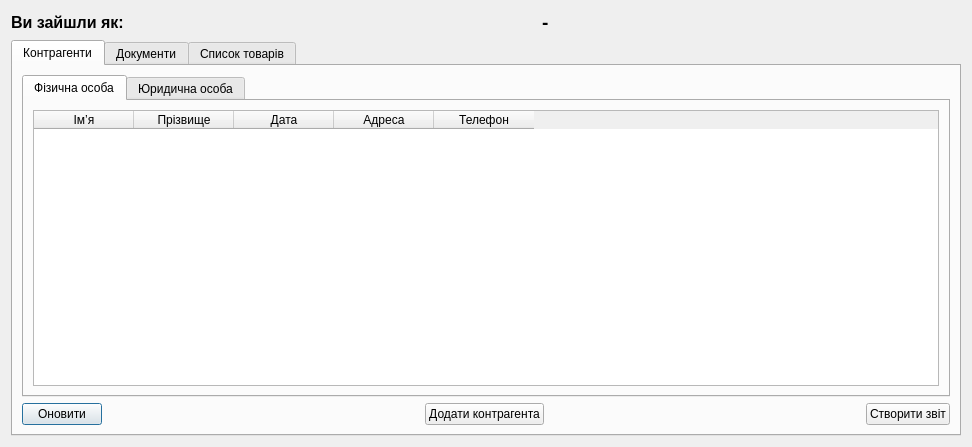
<?xml version="1.0" encoding="UTF-8"?>
<ui version="4.0">
 <class>MainForm</class>
 <widget class="QDialog" name="MainForm">
  <property name="geometry">
   <rect>
    <x>0</x>
    <y>0</y>
    <width>972</width>
    <height>447</height>
   </rect>
  </property>
  <property name="font">
   <font>
    <pointsize>9</pointsize>
    <weight>50</weight>
    <bold>false</bold>
   </font>
  </property>
  <property name="windowTitle">
   <string>Dialog</string>
  </property>
  <layout class="QVBoxLayout" name="verticalLayout_3">
   <item>
    <layout class="QGridLayout" name="gridLayout_7">
     <item row="2" column="1">
      <spacer name="horizontalSpacer_13">
       <property name="orientation">
        <enum>Qt::Horizontal</enum>
       </property>
       <property name="sizeHint" stdset="0">
        <size>
         <width>40</width>
         <height>20</height>
        </size>
       </property>
      </spacer>
     </item>
     <item row="2" column="3">
      <spacer name="horizontalSpacer_12">
       <property name="orientation">
        <enum>Qt::Horizontal</enum>
       </property>
       <property name="sizeHint" stdset="0">
        <size>
         <width>40</width>
         <height>20</height>
        </size>
       </property>
      </spacer>
     </item>
     <item row="2" column="2">
      <widget class="QLabel" name="label_2">
       <property name="font">
        <font>
         <pointsize>14</pointsize>
         <weight>75</weight>
         <bold>true</bold>
        </font>
       </property>
       <property name="text">
        <string>-</string>
       </property>
      </widget>
     </item>
     <item row="2" column="0">
      <widget class="QLabel" name="label">
       <property name="font">
        <font>
         <pointsize>12</pointsize>
         <weight>75</weight>
         <bold>true</bold>
        </font>
       </property>
       <property name="text">
        <string>Ви зайшли як:</string>
       </property>
      </widget>
     </item>
    </layout>
   </item>
   <item>
    <widget class="QTabWidget" name="tabWidget">
     <property name="enabled">
      <bool>true</bool>
     </property>
     <property name="currentIndex">
      <number>0</number>
     </property>
     <widget class="QWidget" name="tab">
      <attribute name="title">
       <string>Контрагенти</string>
      </attribute>
      <layout class="QVBoxLayout" name="verticalLayout">
       <item>
        <widget class="QTabWidget" name="tabWidget_2">
         <property name="currentIndex">
          <number>0</number>
         </property>
         <widget class="QWidget" name="tab_2">
          <attribute name="title">
           <string>Фізична особа</string>
          </attribute>
          <layout class="QVBoxLayout" name="verticalLayout_2">
           <item>
            <widget class="EnhancedTableWidget" name="tableWidget">
             <property name="enabled">
              <bool>true</bool>
             </property>
             <property name="layoutDirection">
              <enum>Qt::LeftToRight</enum>
             </property>
             <property name="styleSheet">
              <string notr="true"/>
             </property>
             <property name="sizeAdjustPolicy">
              <enum>QAbstractScrollArea::AdjustIgnored</enum>
             </property>
             <property name="editTriggers">
              <set>QAbstractItemView::NoEditTriggers</set>
             </property>
             <column>
              <property name="text">
               <string>Ім’я</string>
              </property>
             </column>
             <column>
              <property name="text">
               <string>Прізвище</string>
              </property>
             </column>
             <column>
              <property name="text">
               <string>Дата</string>
              </property>
             </column>
             <column>
              <property name="text">
               <string>Адреса</string>
              </property>
             </column>
             <column>
              <property name="text">
               <string>Телефон</string>
              </property>
             </column>
            </widget>
           </item>
          </layout>
         </widget>
         <widget class="QWidget" name="tab_4">
          <attribute name="title">
           <string>Юридична особа</string>
          </attribute>
          <layout class="QVBoxLayout" name="verticalLayout_4">
           <item>
            <widget class="EnhancedTableWidget" name="tableWidget_3">
             <property name="layoutDirection">
              <enum>Qt::LeftToRight</enum>
             </property>
             <property name="styleSheet">
              <string notr="true"/>
             </property>
             <property name="sizeAdjustPolicy">
              <enum>QAbstractScrollArea::AdjustIgnored</enum>
             </property>
             <property name="editTriggers">
              <set>QAbstractItemView::NoEditTriggers</set>
             </property>
             <column>
              <property name="text">
               <string>Назва</string>
              </property>
             </column>
             <column>
              <property name="text">
               <string>Ідент.код</string>
              </property>
             </column>
             <column>
              <property name="text">
               <string>Телефон</string>
              </property>
             </column>
             <column>
              <property name="text">
               <string>Адреса</string>
              </property>
             </column>
            </widget>
           </item>
          </layout>
         </widget>
        </widget>
       </item>
       <item>
        <layout class="QHBoxLayout" name="horizontalLayout">
         <item>
          <widget class="QPushButton" name="pushButton_2">
           <property name="text">
            <string>Оновити</string>
           </property>
          </widget>
         </item>
         <item>
          <spacer name="horizontalSpacer_3">
           <property name="orientation">
            <enum>Qt::Horizontal</enum>
           </property>
           <property name="sizeHint" stdset="0">
            <size>
             <width>40</width>
             <height>20</height>
            </size>
           </property>
          </spacer>
         </item>
         <item>
          <widget class="QPushButton" name="Button_buy">
           <property name="text">
            <string>Додати контрагента</string>
           </property>
           <property name="autoDefault">
            <bool>false</bool>
           </property>
          </widget>
         </item>
         <item>
          <spacer name="horizontalSpacer_2">
           <property name="orientation">
            <enum>Qt::Horizontal</enum>
           </property>
           <property name="sizeHint" stdset="0">
            <size>
             <width>40</width>
             <height>20</height>
            </size>
           </property>
          </spacer>
         </item>
         <item>
          <widget class="QPushButton" name="pushButton">
           <property name="text">
            <string>Створити звіт</string>
           </property>
          </widget>
         </item>
        </layout>
       </item>
      </layout>
     </widget>
     <widget class="QWidget" name="tab_3">
      <attribute name="title">
       <string>Документи</string>
      </attribute>
      <widget class="QWidget" name="layoutWidget">
       <property name="geometry">
        <rect>
         <x>9</x>
         <y>329</y>
         <width>791</width>
         <height>29</height>
        </rect>
       </property>
       <layout class="QGridLayout" name="gridLayout_6">
        <item row="2" column="2">
         <widget class="QPushButton" name="Button_add_CA_3">
          <property name="text">
           <string>На купівлю/продаж</string>
          </property>
         </widget>
        </item>
        <item row="2" column="3">
         <spacer name="horizontalSpacer_10">
          <property name="orientation">
           <enum>Qt::Horizontal</enum>
          </property>
          <property name="sizeHint" stdset="0">
           <size>
            <width>40</width>
            <height>20</height>
           </size>
          </property>
         </spacer>
        </item>
        <item row="2" column="0">
         <widget class="QPushButton" name="pushButton_13">
          <property name="text">
           <string>Оновити</string>
          </property>
         </widget>
        </item>
        <item row="2" column="1">
         <spacer name="horizontalSpacer_11">
          <property name="orientation">
           <enum>Qt::Horizontal</enum>
          </property>
          <property name="sizeHint" stdset="0">
           <size>
            <width>40</width>
            <height>20</height>
           </size>
          </property>
         </spacer>
        </item>
        <item row="2" column="4">
         <widget class="QPushButton" name="Button_add_CA_4">
          <property name="text">
           <string>На переміщення</string>
          </property>
         </widget>
        </item>
        <item row="2" column="5">
         <spacer name="horizontalSpacer_14">
          <property name="orientation">
           <enum>Qt::Horizontal</enum>
          </property>
          <property name="sizeHint" stdset="0">
           <size>
            <width>40</width>
            <height>20</height>
           </size>
          </property>
         </spacer>
        </item>
        <item row="2" column="6">
         <widget class="QPushButton" name="pushButton_4">
          <property name="text">
           <string>Фільтрувати</string>
          </property>
         </widget>
        </item>
       </layout>
      </widget>
      <widget class="QLabel" name="label_19">
       <property name="geometry">
        <rect>
         <x>740</x>
         <y>170</y>
         <width>21</width>
         <height>25</height>
        </rect>
       </property>
       <property name="font">
        <font>
         <pointsize>12</pointsize>
        </font>
       </property>
       <property name="text">
        <string>від</string>
       </property>
      </widget>
      <widget class="QLabel" name="label_15">
       <property name="geometry">
        <rect>
         <x>630</x>
         <y>180</y>
         <width>51</width>
         <height>25</height>
        </rect>
       </property>
       <property name="font">
        <font>
         <pointsize>12</pointsize>
        </font>
       </property>
       <property name="text">
        <string>Дата </string>
       </property>
      </widget>
      <widget class="QLabel" name="label_18">
       <property name="geometry">
        <rect>
         <x>740</x>
         <y>200</y>
         <width>21</width>
         <height>31</height>
        </rect>
       </property>
       <property name="font">
        <font>
         <pointsize>12</pointsize>
        </font>
       </property>
       <property name="text">
        <string>до</string>
       </property>
      </widget>
      <widget class="QLabel" name="label_widget_commodity_movement">
       <property name="geometry">
        <rect>
         <x>680</x>
         <y>80</y>
         <width>211</width>
         <height>25</height>
        </rect>
       </property>
       <property name="font">
        <font>
         <pointsize>15</pointsize>
        </font>
       </property>
       <property name="text">
        <string>Фільтрація</string>
       </property>
      </widget>
      <widget class="QLabel" name="label_21">
       <property name="geometry">
        <rect>
         <x>630</x>
         <y>130</y>
         <width>150</width>
         <height>25</height>
        </rect>
       </property>
       <property name="font">
        <font>
         <pointsize>12</pointsize>
        </font>
       </property>
       <property name="text">
        <string>Контрагент</string>
       </property>
      </widget>
      <widget class="QLabel" name="label_22">
       <property name="geometry">
        <rect>
         <x>630</x>
         <y>240</y>
         <width>131</width>
         <height>21</height>
        </rect>
       </property>
       <property name="font">
        <font>
         <pointsize>12</pointsize>
        </font>
       </property>
       <property name="text">
        <string>Документ</string>
       </property>
      </widget>
      <widget class="QLabel" name="label_23">
       <property name="geometry">
        <rect>
         <x>1410</x>
         <y>340</y>
         <width>150</width>
         <height>21</height>
        </rect>
       </property>
       <property name="font">
        <font>
         <pointsize>12</pointsize>
        </font>
       </property>
       <property name="text">
        <string>ID</string>
       </property>
      </widget>
      <widget class="QWidget" name="layoutWidget">
       <property name="geometry">
        <rect>
         <x>770</x>
         <y>120</y>
         <width>161</width>
         <height>152</height>
        </rect>
       </property>
       <layout class="QVBoxLayout" name="verticalLayout_5">
        <item>
         <widget class="QLineEdit" name="lineEdit_widget_ca_name">
          <property name="font">
           <font>
            <pointsize>12</pointsize>
           </font>
          </property>
         </widget>
        </item>
        <item>
         <widget class="QDateEdit" name="dateEdit">
          <property name="currentSection">
           <enum>QDateTimeEdit::YearSection</enum>
          </property>
          <property name="displayFormat">
           <string>yyyy-MM-dd</string>
          </property>
          <property name="calendarPopup">
           <bool>true</bool>
          </property>
          <property name="date">
           <date>
            <year>2017</year>
            <month>5</month>
            <day>6</day>
           </date>
          </property>
         </widget>
        </item>
        <item>
         <widget class="QDateEdit" name="dateEdit_2">
          <property name="currentSection">
           <enum>QDateTimeEdit::YearSection</enum>
          </property>
          <property name="displayFormat">
           <string>yyyy-MM-dd</string>
          </property>
          <property name="calendarPopup">
           <bool>true</bool>
          </property>
          <property name="date">
           <date>
            <year>2017</year>
            <month>5</month>
            <day>6</day>
           </date>
          </property>
         </widget>
        </item>
        <item>
         <widget class="QComboBox" name="comboBox_widget_doc_type">
          <item>
           <property name="text">
            <string>Покупка        </string>
           </property>
          </item>
          <item>
           <property name="text">
            <string>Продажа        </string>
           </property>
          </item>
          <item>
           <property name="text">
            <string>Касса-&gt;Склад   </string>
           </property>
          </item>
          <item>
           <property name="text">
            <string>Склад-&gt;Касса   </string>
           </property>
          </item>
         </widget>
        </item>
       </layout>
      </widget>
      <widget class="EnhancedTableWidget" name="tableWidget_4">
       <property name="geometry">
        <rect>
         <x>10</x>
         <y>10</y>
         <width>611</width>
         <height>151</height>
        </rect>
       </property>
       <property name="layoutDirection">
        <enum>Qt::LeftToRight</enum>
       </property>
       <property name="styleSheet">
        <string notr="true"/>
       </property>
       <property name="sizeAdjustPolicy">
        <enum>QAbstractScrollArea::AdjustIgnored</enum>
       </property>
       <property name="editTriggers">
        <set>QAbstractItemView::NoEditTriggers</set>
       </property>
       <column>
        <property name="text">
         <string>ID</string>
        </property>
       </column>
       <column>
        <property name="text">
         <string>Контр.агент</string>
        </property>
       </column>
       <column>
        <property name="text">
         <string>Тип документу</string>
        </property>
       </column>
       <column>
        <property name="text">
         <string>Дата</string>
        </property>
       </column>
       <column>
        <property name="text">
         <string>Знижка</string>
        </property>
       </column>
      </widget>
      <widget class="EnhancedTableWidget" name="tableWidget_5">
       <property name="geometry">
        <rect>
         <x>10</x>
         <y>170</y>
         <width>611</width>
         <height>151</height>
        </rect>
       </property>
       <property name="layoutDirection">
        <enum>Qt::LeftToRight</enum>
       </property>
       <property name="styleSheet">
        <string notr="true"/>
       </property>
       <property name="sizeAdjustPolicy">
        <enum>QAbstractScrollArea::AdjustIgnored</enum>
       </property>
       <property name="editTriggers">
        <set>QAbstractItemView::NoEditTriggers</set>
       </property>
       <column>
        <property name="text">
         <string>Назва</string>
        </property>
       </column>
       <column>
        <property name="text">
         <string>Ціна</string>
        </property>
       </column>
       <column>
        <property name="text">
         <string>К-сть</string>
        </property>
       </column>
      </widget>
      <widget class="QLabel" name="ErrorLabel_Order_2">
       <property name="enabled">
        <bool>false</bool>
       </property>
       <property name="geometry">
        <rect>
         <x>640</x>
         <y>10</y>
         <width>241</width>
         <height>61</height>
        </rect>
       </property>
       <property name="font">
        <font>
         <italic>true</italic>
        </font>
       </property>
       <property name="locale">
        <locale language="Ukrainian" country="Ukraine"/>
       </property>
       <property name="text">
        <string>&lt;html&gt;&lt;head/&gt;&lt;body&gt;&lt;p&gt;&lt;br/&gt;&lt;/p&gt;&lt;/body&gt;&lt;/html&gt;</string>
       </property>
       <property name="scaledContents">
        <bool>false</bool>
       </property>
       <property name="wordWrap">
        <bool>false</bool>
       </property>
      </widget>
     </widget>
     <widget class="QWidget" name="tab_9">
      <attribute name="title">
       <string>Список товарів</string>
      </attribute>
      <widget class="QLabel" name="label_black_star">
       <property name="geometry">
        <rect>
         <x>640</x>
         <y>30</y>
         <width>61</width>
         <height>25</height>
        </rect>
       </property>
       <property name="font">
        <font>
         <pointsize>15</pointsize>
        </font>
       </property>
       <property name="text">
        <string>Товар</string>
       </property>
      </widget>
      <widget class="QWidget" name="widget_delete" native="true">
       <property name="geometry">
        <rect>
         <x>450</x>
         <y>80</y>
         <width>381</width>
         <height>171</height>
        </rect>
       </property>
       <widget class="QLabel" name="label_10">
        <property name="geometry">
         <rect>
          <x>10</x>
          <y>10</y>
          <width>150</width>
          <height>25</height>
         </rect>
        </property>
        <property name="font">
         <font>
          <pointsize>12</pointsize>
         </font>
        </property>
        <property name="text">
         <string>Назва товару</string>
        </property>
       </widget>
       <widget class="QPushButton" name="pushButton_9">
        <property name="geometry">
         <rect>
          <x>140</x>
          <y>110</y>
          <width>81</width>
          <height>22</height>
         </rect>
        </property>
        <property name="text">
         <string>Додати</string>
        </property>
       </widget>
       <widget class="QLabel" name="label_11">
        <property name="geometry">
         <rect>
          <x>10</x>
          <y>50</y>
          <width>150</width>
          <height>25</height>
         </rect>
        </property>
        <property name="font">
         <font>
          <pointsize>12</pointsize>
         </font>
        </property>
        <property name="text">
         <string>Тип</string>
        </property>
       </widget>
       <widget class="QWidget" name="layoutWidget">
        <property name="geometry">
         <rect>
          <x>140</x>
          <y>10</y>
          <width>161</width>
          <height>71</height>
         </rect>
        </property>
        <layout class="QVBoxLayout" name="verticalLayout_6">
         <item>
          <widget class="QLineEdit" name="lineEdit_widget_delete_commodity_name">
           <property name="font">
            <font>
             <pointsize>12</pointsize>
            </font>
           </property>
          </widget>
         </item>
         <item>
          <widget class="QComboBox" name="comboBox_widget_">
           <item>
            <property name="text">
             <string>Продукты                                          </string>
            </property>
           </item>
           <item>
            <property name="text">
             <string>Фурнитура                                         </string>
            </property>
           </item>
          </widget>
         </item>
        </layout>
       </widget>
      </widget>
      <widget class="QPushButton" name="pushButton_11">
       <property name="geometry">
        <rect>
         <x>160</x>
         <y>300</y>
         <width>81</width>
         <height>22</height>
        </rect>
       </property>
       <property name="text">
        <string>Оновити</string>
       </property>
      </widget>
      <widget class="EnhancedTableWidget" name="tableWidget_6">
       <property name="geometry">
        <rect>
         <x>10</x>
         <y>20</y>
         <width>431</width>
         <height>271</height>
        </rect>
       </property>
       <property name="layoutDirection">
        <enum>Qt::LeftToRight</enum>
       </property>
       <property name="styleSheet">
        <string notr="true"/>
       </property>
       <property name="sizeAdjustPolicy">
        <enum>QAbstractScrollArea::AdjustIgnored</enum>
       </property>
       <property name="editTriggers">
        <set>QAbstractItemView::NoEditTriggers</set>
       </property>
       <column>
        <property name="text">
         <string>Назва</string>
        </property>
       </column>
       <column>
        <property name="text">
         <string>К-сть в магазині</string>
        </property>
       </column>
       <column>
        <property name="text">
         <string>К-сть на складі</string>
        </property>
       </column>
      </widget>
      <widget class="QLabel" name="ErrorLabel_Order">
       <property name="enabled">
        <bool>false</bool>
       </property>
       <property name="geometry">
        <rect>
         <x>530</x>
         <y>270</y>
         <width>241</width>
         <height>81</height>
        </rect>
       </property>
       <property name="font">
        <font>
         <italic>true</italic>
        </font>
       </property>
       <property name="locale">
        <locale language="Ukrainian" country="Ukraine"/>
       </property>
       <property name="text">
        <string>&lt;html&gt;&lt;head/&gt;&lt;body&gt;&lt;p&gt;&lt;br/&gt;&lt;/p&gt;&lt;/body&gt;&lt;/html&gt;</string>
       </property>
       <property name="scaledContents">
        <bool>false</bool>
       </property>
       <property name="wordWrap">
        <bool>false</bool>
       </property>
      </widget>
     </widget>
    </widget>
   </item>
  </layout>
 </widget>
 <customwidgets>
  <customwidget>
   <class>EnhancedTableWidget</class>
   <extends>QTableWidget</extends>
   <header>enhancedtablewidget.h</header>
  </customwidget>
 </customwidgets>
 <resources/>
 <connections/>
</ui>
